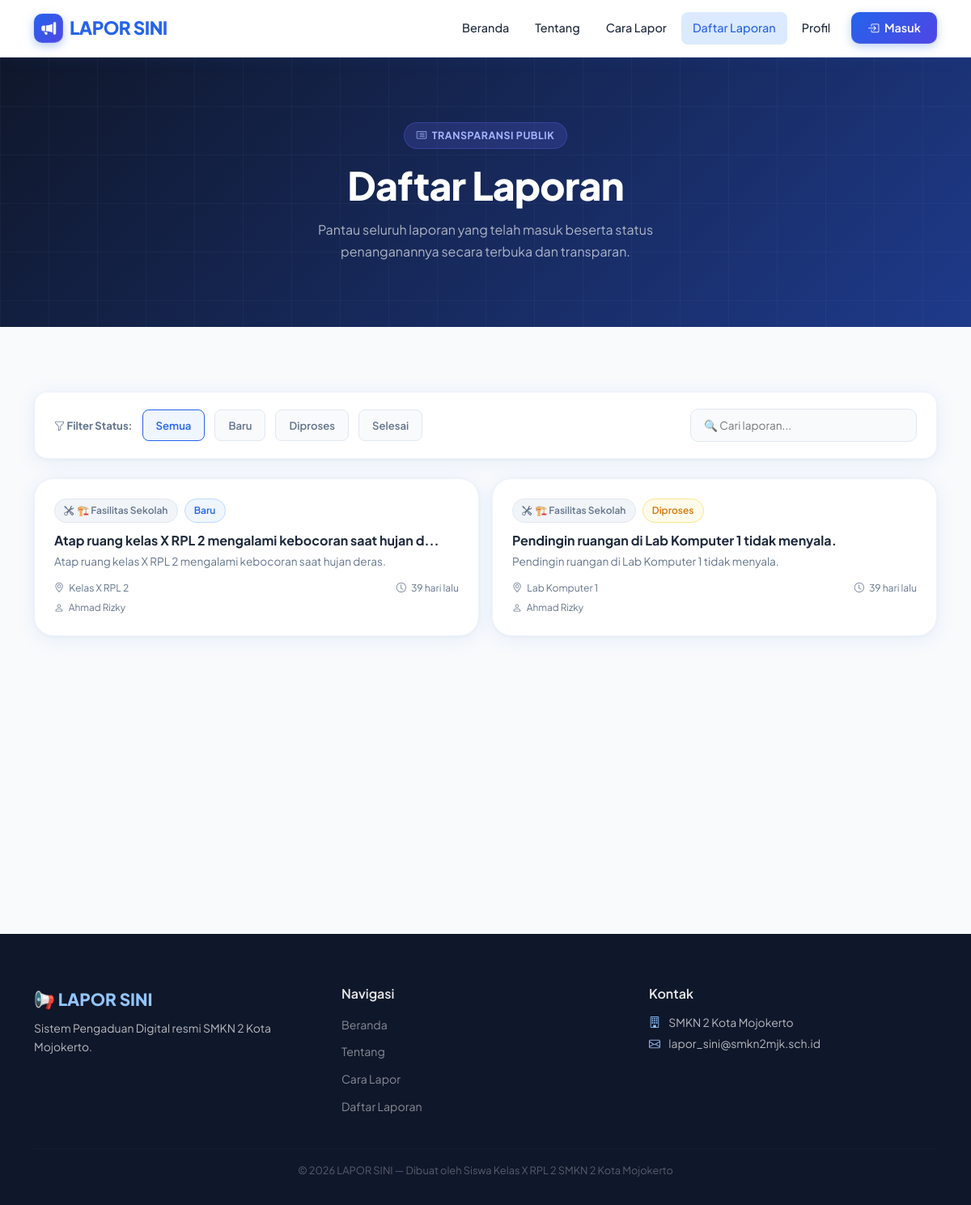
Page /daftar.php on the committed database.
### tables this page shows
CREATE TABLE `laporan` (
  `id` int(11) NOT NULL,
  `id_pengguna` int(11) NOT NULL,
  `kategori` enum('fasilitas','keamanan','kebersihan','informasi') NOT NULL,
  `isi_laporan` text NOT NULL,
  `lokasi` varchar(150) NOT NULL,
  `foto` varchar(255) DEFAULT NULL,
  `anonim` tinyint(1) NOT NULL DEFAULT 0,
  `status` enum('baru','proses','selesai') NOT NULL DEFAULT 'baru',
  `dibuat_pada` timestamp NOT NULL DEFAULT current_timestamp()
);

CREATE TABLE `pengguna` (
  `id` int(11) NOT NULL,
  `nama` varchar(100) NOT NULL,
  `email` varchar(100) NOT NULL,
  `password` varchar(255) NOT NULL,
  `kelas_jabatan` varchar(50) DEFAULT NULL,
  `peran` enum('siswa','guru') NOT NULL DEFAULT 'siswa',
  `dibuat_pada` timestamp NOT NULL DEFAULT current_timestamp()
);

### daftar.php (the view, shortened to what this page needs)
<?php
require 'koneksi.php';
$sudah_login = isset($_SESSION['id_pengguna']);
$per_halaman = 6;
$halaman_ini = isset($_GET['p']) ? max(1, (int) $_GET['p']) : 1;
$offset = ($halaman_ini - 1) * $per_halaman;
$hasil = $koneksi->query("SELECT l.*, p.nama AS nama_pelapor
                           FROM laporan l
                           JOIN pengguna p ON l.id_pengguna = p.id
                           ORDER BY l.dibuat_pada DESC
                           LIMIT $per_halaman OFFSET $offset");
function labelKategori($kode) {
  $map = [
    'fasilitas'  => ['🏗️ Fasilitas Sekolah', 'bi-tools'],
    'keamanan'   => ['🛡️ Keamanan & Ketertiban', 'bi-shield-exclamation'],
    'kebersihan' => ['🧹 Kebersihan Lingkungan', 'bi-droplet-half'],
    'informasi'  => ['📢 Aspirasi & Informasi', 'bi-megaphone'],
  ];
  return $map[$kode] ?? [$kode, 'bi-file-earmark'];
}
function labelStatus($status) {
  $map = [
    'baru'    => ['Baru', 'badge-baru'],
    'proses'  => ['Diproses', 'badge-proses'],
    'selesai' => ['Selesai', 'badge-selesai'],
  ];
  return $map[$status] ?? [$status, 'badge-kategori'];
}
function waktuLalu($tanggal) {
  $selisih = time() - strtotime($tanggal);
  return floor($selisih / 86400) . ' hari lalu';
}
?>
<!DOCTYPE html>
<html lang="id">
<head>
  <link rel="stylesheet" href="https://cdn.jsdelivr.net/npm/bootstrap@5.3.0/dist/css/bootstrap.min.css"/>
  <link rel="stylesheet" href="https://cdn.jsdelivr.net/npm/bootstrap-icons@1.11.3/font/bootstrap-icons.min.css"/>
  <link rel="stylesheet" href="css/style.css"/>
</head>
<body>
<nav class="navbar-lapor navbar navbar-expand-lg">
  <div class="container">
    <a class="navbar-brand" href="index.php">
      <div class="brand-icon"><i class="bi bi-megaphone-fill"></i></div>
      LAPOR SINI
    </a>
    <div class="collapse navbar-collapse" id="navMenu">
      <ul class="navbar-nav ms-auto align-items-center gap-1">
        <li class="nav-item"><a class="nav-link" href="index.php">Beranda</a></li>
        <li class="nav-item"><a class="nav-link" href="tentang.php">Tentang</a></li>
        <li class="nav-item"><a class="nav-link" href="cara.php">Cara Lapor</a></li>
        <li class="nav-item"><a class="nav-link aktif" href="daftar.php">Daftar Laporan</a></li>
        <li class="nav-item"><a class="nav-link" href="profil.php">Profil</a></li>
        <?php if ($sudah_login): ?>
          <li class="nav-item ms-2"><a class="nav-link btn-masuk" href="logout.php"><i class="bi bi-box-arrow-right me-1"></i> Keluar</a></li>
        <?php else: ?>
          <li class="nav-item ms-2"><a class="nav-link btn-masuk" href="login.php"><i class="bi bi-box-arrow-in-right me-1"></i> Masuk</a></li>
        <?php endif; ?>
      </ul>
    </div>
  </div>
</nav>
<section class="tentang-hero">
  <div class="hero-grid-bg"></div>
  <div class="container position-relative" style="z-index:2;text-align:center;">
    <div class="section-eyebrow" style="background:rgba(99,102,241,0.2);color:#A5B4FC;border:1px solid rgba(99,102,241,0.3);">
      <i class="bi bi-card-list"></i> Transparansi Publik
    </div>
    <h1 class="section-title" style="color:white;font-size:clamp(2rem,4vw,3rem);">Daftar Laporan</h1>
    <p style="color:rgba(255,255,255,0.65);max-width:520px;margin:auto;line-height:1.7;">
      Pantau seluruh laporan yang telah masuk beserta status penanganannya secara terbuka dan transparan.
    </p>
  </div>
</section>
<section class="section-py bg-section">
  <div class="container">
    <div class="filter-bar reveal">
      <span style="font-weight:700;font-size:0.82rem;color:var(--teks-muted);white-space:nowrap;"><i class="bi bi-funnel"></i> Filter Status:</span>
      <button class="filter-btn aktif" onclick="filterStatus(this,'semua')">Semua</button>
      <button class="filter-btn" onclick="filterStatus(this,'baru')">Baru</button>
      <button class="filter-btn" onclick="filterStatus(this,'proses')">Diproses</button>
      <button class="filter-btn" onclick="filterStatus(this,'selesai')">Selesai</button>
      <div style="margin-left:auto;flex:1;min-width:200px;max-width:280px;">
        <input type="text" class="form-control-custom" id="cariLaporan" placeholder="🔍 Cari laporan..." oninput="cariData()" style="padding:0.55rem 1rem;font-size:0.85rem;">
      </div>
    </div>
    <div class="row g-3" id="daftarLaporan">
      <?php if ($hasil->num_rows === 0): ?>
        <p class="text-center" style="color:var(--teks-muted);">Belum ada laporan yang masuk.</p>
      <?php else: ?>
        <?php while ($baris = $hasil->fetch_assoc()):
          [$labelKat, $ikonKat] = labelKategori($baris['kategori']);
          [$labelSt, $kelasSt] = labelStatus($baris['status']);
          $namaTampil = $baris['anonim'] ? 'RAHASIA' : htmlspecialchars($baris['nama_pelapor']);
        ?>
        <div class="col-md-6 data-laporan reveal" data-status="<?= $baris['status'] ?>">
          <div class="laporan-card h-100">
            <div class="laporan-meta">
              <span class="badge-pill badge-kategori"><i class="bi <?= $ikonKat ?>"></i> <?= $labelKat ?></span>
              <span class="badge-pill <?= $kelasSt ?>"><?= $labelSt ?></span>
            </div>
            <h5 style="font-weight:700;margin-bottom:6px;font-size:1rem;"><?= htmlspecialchars(mb_strimwidth($baris['isi_laporan'], 0, 60, '...')) ?></h5>
            <p style="color:var(--teks-muted);font-size:0.85rem;margin-bottom:12px;"><?= htmlspecialchars(mb_strimwidth($baris['isi_laporan'], 0, 140, '...')) ?></p>
            <div class="d-flex justify-content-between align-items-center" style="font-size:0.76rem;color:var(--teks-muted);">
              <span><i class="bi bi-geo-alt me-1"></i> <?= htmlspecialchars($baris['lokasi']) ?></span>
              <span><i class="bi bi-clock me-1"></i> <?= waktuLalu($baris['dibuat_pada']) ?></span>
            </div>
            <div style="font-size:0.74rem;color:var(--teks-muted);margin-top:6px;">
              <i class="bi bi-person me-1"></i> <?= $namaTampil ?>
            </div>
          </div>
        </div>
        <?php endwhile; ?>
      <?php endif; ?>
    </div>
  </div>
</section>
<footer class="footer">
  <div class="container">
    <div class="row g-4">
      <div class="col-md-4">
        <div class="brand mb-2">📢 LAPOR SINI</div>
        <p style="font-size:0.87rem;line-height:1.7;">Sistem Pengaduan Digital resmi SMKN 2 Kota Mojokerto.</p>
      </div>
      <div class="col-md-4">
        <h6>Navigasi</h6>
        <ul class="list-unstyled">
          <li><a href="index.php">Beranda</a></li>
          <li><a href="tentang.php">Tentang</a></li>
          <li><a href="cara.php">Cara Lapor</a></li>
          <li><a href="daftar.php">Daftar Laporan</a></li>
        </ul>
      </div>
      <div class="col-md-4">
        <h6>Kontak</h6>
        <ul class="list-unstyled" style="font-size:0.87rem;">
          <li class="mb-1"><i class="bi bi-building me-2" style="color:#93C5FD"></i> SMKN 2 Kota Mojokerto</li>
          <li><i class="bi bi-envelope me-2" style="color:#93C5FD"></i> lapor_sini@smkn2mjk.sch.id</li>
        </ul>
      </div>
    </div>
    <hr class="mt-4 mb-3"/>
    <p class="copy text-center mb-0">&copy; 2026 LAPOR SINI — Dibuat oleh Siswa Kelas X RPL 2 SMKN 2 Kota Mojokerto</p>
  </div>
</footer>
</body>
</html>

### rows in the picture
laporan: labelKat "🏗️ Fasilitas Sekolah", labelSt "Baru", isi_laporan "Atap ruang kelas X RPL 2 mengalami kebocoran saat hujan d...", isi_laporan "Atap ruang kelas X RPL 2 mengalami kebocoran saat hujan deras.", lokasi "Kelas X RPL 2", dibuat_pada "39 hari lalu", id_pengguna.nama "Ahmad Rizky"
laporan: labelKat "🏗️ Fasilitas Sekolah", labelSt "Diproses", isi_laporan "Pendingin ruangan di Lab Komputer 1 tidak menyala.", lokasi "Lab Komputer 1", dibuat_pada "39 hari lalu", id_pengguna.nama "Ahmad Rizky"
